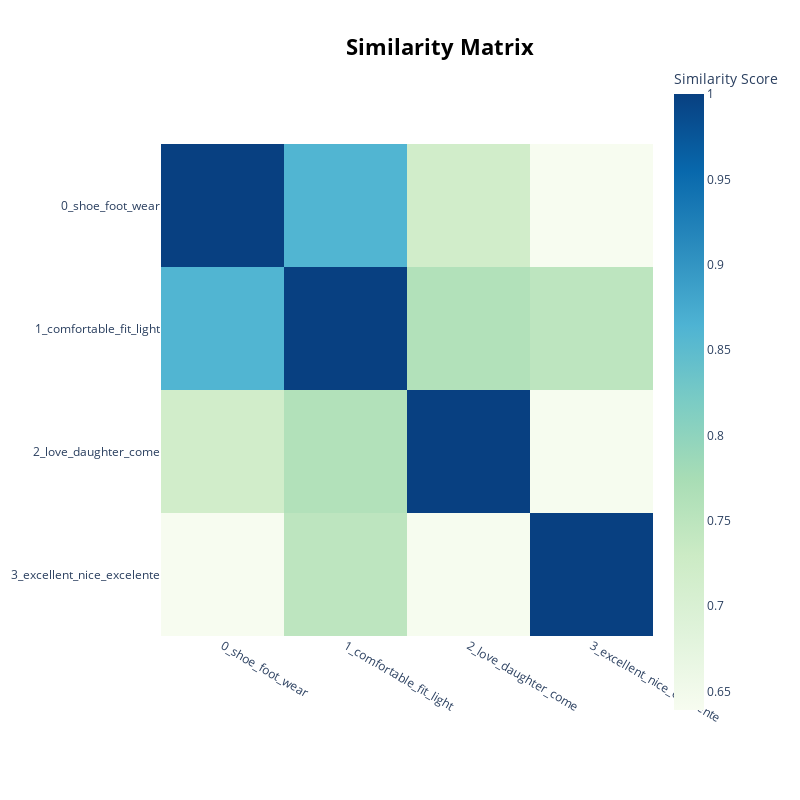

This figure's notebook cell:
### Code cell
model.visualize_heatmap()

### Figure 1 — Plotly figure (JSON) as saved in the notebook; plotly's stock layout.template omitted (floating-point values rounded to 4 significant figures)
{"data": [{"coloraxis": "coloraxis", "hovertemplate": "x: %{x}<br>y: %{y}<br>Similarity Score: %{z}<extra></extra>", "name": "0", "type": "heatmap", "x": ["0_shoe_foot_wear", "1_comfortable_fit_light", "2_love_daughter_come", "3_excellent_nice_excelente"], "xaxis": "x", "y": ["0_shoe_foot_wear", "1_comfortable_fit_light", "2_love_daughter_come", "3_excellent_nice_excelente"], "yaxis": "y", "z": [[1.0, 0.8617, 0.7193, 0.6392], [0.8617, 1.0, 0.7615, 0.7476], [0.7193, 0.7615, 1.0, 0.641], [0.6392, 0.7476, 0.641, 1.0]]}], "layout": {"coloraxis": {"colorbar": {"title": {"text": "Similarity Score"}}, "colorscale": [[0, "rgb(247,252,240)"], [0.125, "rgb(224,243,219)"], [0.25, "rgb(204,235,197)"], [0.375, "rgb(168,221,181)"], [0.5, "rgb(123,204,196)"], [0.625, "rgb(78,179,211)"], [0.75, "rgb(43,140,190)"], [0.875, "rgb(8,104,172)"], [1, "rgb(8,64,129)"]]}, "height": 800, "hoverlabel": {"bgcolor": "white", "font": {"family": "Rockwell", "size": 16}}, "legend": {"title": {"text": "Trend"}}, "margin": {"t": 60}, "showlegend": true, "title": {"font": {"color": "Black", "size": 22}, "text": "<b>Similarity Matrix</b>", "x": 0.55, "xanchor": "center", "y": 0.95, "yanchor": "top"}, "width": 800, "xaxis": {"anchor": "y", "constrain": "domain", "domain": [0, 1], "scaleanchor": "y"}, "yaxis": {"anchor": "x", "autorange": "reversed", "constrain": "domain", "domain": [0, 1]}}}
